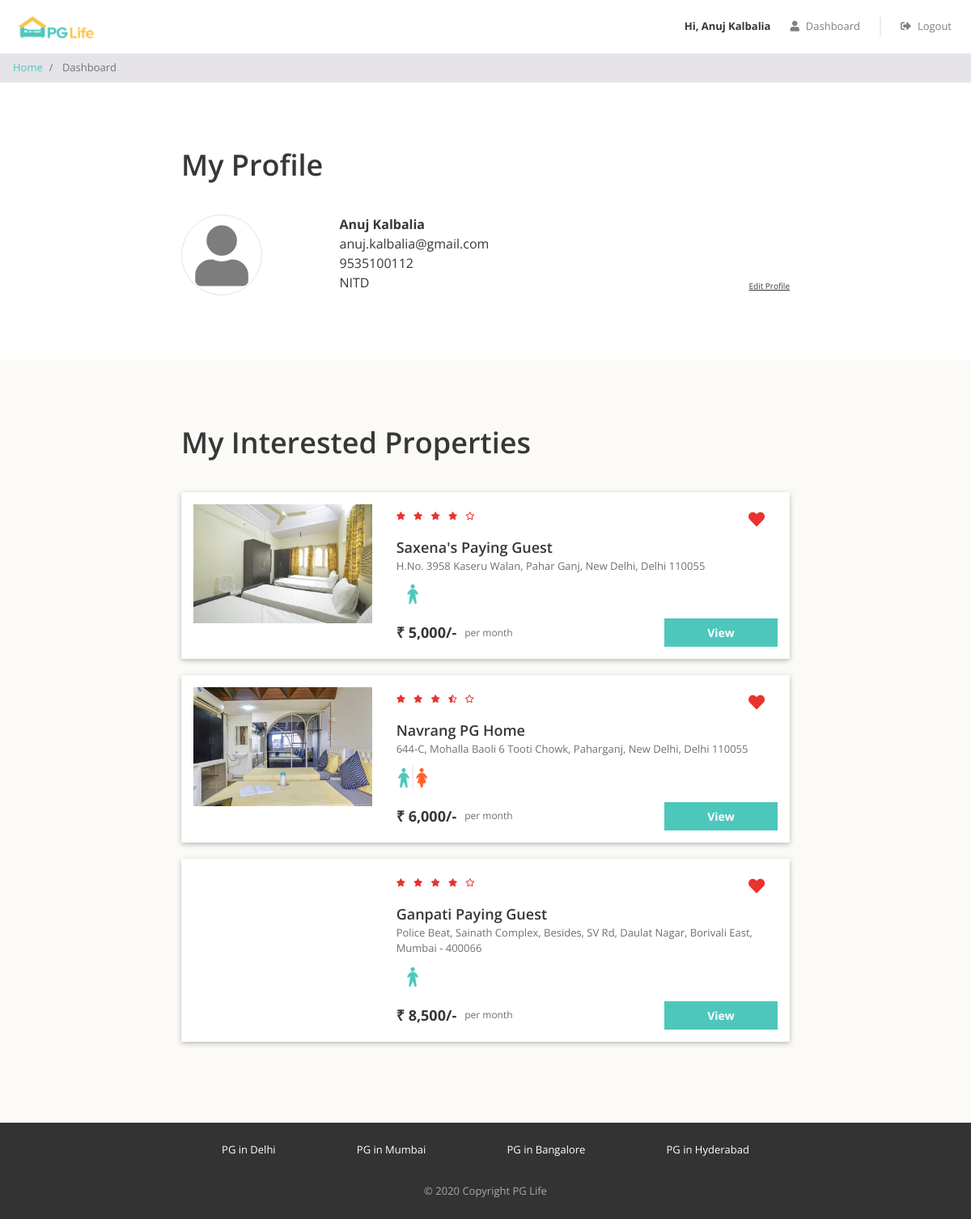
/dashboard.php (signed in), run on the app's committed database.
### tables this page shows
CREATE TABLE `users` (
  `id` int(11) NOT NULL,
  `email` varchar(100) NOT NULL,
  `password` varchar(100) NOT NULL,
  `full_name` varchar(100) NOT NULL,
  `phone` varchar(20) NOT NULL,
  `gender` enum('male','female') NOT NULL,
  `college_name` varchar(100) NOT NULL
);

CREATE TABLE `interested_users_properties` (
  `id` int(11) NOT NULL,
  `user_id` int(11) NOT NULL,
  `property_id` int(11) NOT NULL
);

CREATE TABLE `properties` (
  `id` int(11) NOT NULL,
  `city_id` int(11) NOT NULL,
  `name` varchar(100) NOT NULL,
  `address` varchar(255) NOT NULL,
  `description` longtext NOT NULL,
  `gender` enum('male','female','unisex') NOT NULL,
  `rent` int(11) NOT NULL,
  `rating_clean` float(2,1) NOT NULL,
  `rating_food` float(2,1) NOT NULL,
  `rating_safety` float(2,1) NOT NULL
);

### dashboard.php (the view, shortened to what this page needs)
<?php
require "includes/database_connect.php";
$user_id = $_SESSION['user_id'];
$sql_1 = "SELECT * FROM users WHERE id = $user_id";
$result_1 = mysqli_query($conn, $sql_1);
$user = mysqli_fetch_assoc($result_1);
$sql_2 = "SELECT *
            FROM interested_users_properties iup
            INNER JOIN properties p ON iup.property_id = p.id
            WHERE iup.user_id = $user_id";
$result_2 = mysqli_query($conn, $sql_2);
$interested_properties = mysqli_fetch_all($result_2, MYSQLI_ASSOC);
?>
<!DOCTYPE html>
<html lang="en">
<head>
    <?php
    include "includes/head_links.php";
    ?>
    <link href="css/dashboard.css" rel="stylesheet" />
</head>
<body>
    <?php
    include "includes/header.php";
    ?>
    <nav aria-label="breadcrumb">
        <ol class="breadcrumb py-2">
            <li class="breadcrumb-item">
                <a href="index.php">Home</a>
            </li>
            <li class="breadcrumb-item active" aria-current="page">
                Dashboard
            </li>
        </ol>
    </nav>
    <div class="my-profile page-container">
        <h1>My Profile</h1>
        <div class="row">
            <div class="col-md-3 profile-img-container">
                <i class="fas fa-user profile-img"></i>
            </div>
            <div class="col-md-9">
                <div class="row no-gutters justify-content-between align-items-end">
                    <div class="profile">
                        <div class="name"><?= $user['full_name'] ?></div>
                        <div class="email"><?= $user['email'] ?></div>
                        <div class="phone"><?= $user['phone'] ?></div>
                        <div class="college"><?= $user['college_name'] ?></div>
                    </div>
                    <div class="edit">
                        <div class="edit-profile">Edit Profile</div>
                    </div>
                </div>
            </div>
        </div>
    </div>
    <?php
    if (count($interested_properties) > 0) {
    ?>
        <div class="my-interested-properties">
            <div class="page-container">
                <h1>My Interested Properties</h1>
                <?php
                foreach ($interested_properties as $property) {
                    $property_images = glob("img/properties/" . $property['id'] . "/*");
                ?>
                    <div class="property-card property-id-<?= $property['id'] ?> row">
                        <div class="image-container col-md-4">
                            <img src="<?= $property_images[0] ?>" />
                        </div>
                        <div class="content-container col-md-8">
                            <div class="row no-gutters justify-content-between">
                                <?php
                                $total_rating = ($property['rating_clean'] + $property['rating_food'] + $property['rating_safety']) / 3;
                                $total_rating = round($total_rating, 1);
                                ?>
                                <div class="star-container" title="<?= $total_rating ?>">
                                    <?php
                                    $rating = $total_rating;
                                    for ($i = 0; $i < 5; $i++) {
                                        if ($rating >= $i + 0.8) {
                                    ?>
                                            <i class="fas fa-star"></i>
                                        <?php
                                        } elseif ($rating >= $i + 0.3) {
                                        ?>
                                            <i class="fas fa-star-half-alt"></i>
                                        <?php
                                        } else {
                                        ?>
                                            <i class="far fa-star"></i>
                                    <?php
                                        }
                                    }
                                    ?>
                                </div>
                                <div class="interested-container">
                                    <i class="is-interested-image fas fa-heart" property_id="<?= $property['id'] ?>"></i>
                                </div>
                            </div>
                            <div class="detail-container">
                                <div class="property-name"><?= $property['name'] ?></div>
                                <div class="property-address"><?= $property['address'] ?></div>
                                <div class="property-gender">
                                    <?php
                                    if ($property['gender'] == "male") {
                                    ?>
                                        <img src="img/male.png">
                                    <?php
                                    } elseif ($property['gender'] == "female") {
                                    ?>
                                        <img src="img/female.png">
                                    <?php
                                    } else {
                                    ?>
                                        <img src="img/unisex.png">
                                    <?php
                                    }
                                    ?>
                                </div>
                            </div>
                            <div class="row no-gutters">
                                <div class="rent-container col-6">
                                    <div class="rent">₹ <?= number_format($property['rent']) ?>/-</div>
                                    <div class="rent-unit">per month</div>
                                </div>
                                <div class="button-container col-6">
                                    <a href="property_detail.php?property_id=<?= $property['id'] ?>" class="btn btn-primary">View</a>
                                </div>
                            </div>
                        </div>
                    </div>
                <?php
                }
                ?>
            </div>
        </div>
    <?php
    }
    ?>
    <?php
    include "includes/footer.php";
    ?>
</body>
</html>

### css/common.css (style rules this page uses)
* { box-sizing: border-box; font-family: 'Open Sans', sans-serif; }
body { color: #373737; font-size: 16px; position: relative; }
h1, h2, h3, h4, h5, h6 { font-weight: 600; }
h1 { font-size: 36px; margin-bottom: 40px; }
.btn-primary, .btn-warning, .btn-danger { color: white; font-weight: bold; }
.breadcrumb { background-color: #e5e3e8; font-size: 13px; border-radius: 0px; margin-bottom: 0px; }
.page-container { max-width: 800px; padding: 80px 24px; margin: auto; }

### css/dashboard.css (style rules this page uses)
.profile-img { color: #7d7d7d; font-size: 75px; text-align: center; border: 1px solid #e4e4e4; border-radius: 50%; height: 100px; width: 100px; line-height: 100px; }
.profile .name { font-weight: bold; }
.edit-profile { font-size: 10px; text-decoration: underline; cursor: pointer; }
.my-interested-properties { background-color: #fcfaf7; }
.property-card { background-color: #ffffff; border-radius: 2px; padding: 15px 0px; margin: 20px auto; box-shadow: 0 2px 5px 0 rgba(0, 0, 0, 0.16), 0 2px 10px 0 rgba(0, 0, 0, 0.12); }
.image-container { text-align: center; }
.image-container img { width: 100%; max-width: 300px; }
.star-container i { color: #EA322E; font-size: 10px; margin-right: 6px; }
.interested-container { text-align: center; padding: 8px 16px; }
.interested-container i { color: #EA322E; font-size: 20px; cursor: pointer; }
.detail-container { padding-bottom: 10px; }
.property-name { font-size: 18px; font-weight: 600; }
.property-address { color: #6f6f6f; font-size: 13px; padding-bottom: 5px; }
.property-gender img { width: 40px; }
.rent-container { display: flex; align-items: center; }
.rent { font-size: 18px; font-weight: bold; padding-right: 10px; }
.rent-unit { color: #6f6f6f; font-size: 12px; }
.button-container .btn { font-size: 14px; border-radius: 0px; width: 140px; float: right; }

### data on the page
users: full_name "Anuj Kalbalia", email "anuj.kalbalia@gmail.com", phone "9535100112", college_name "NITD"
interested_users_properties: shows a picture, property.name "Saxena's Paying Guest", property.address "H.No. 3958 Kaseru Walan, Pahar Ganj, New Delhi, Delhi 110055", property.rent "5,000"
interested_users_properties: shows a picture, property.name "Navrang PG Home", property.address "644-C, Mohalla Baoli 6 Tooti Chowk, Paharganj, New Delhi, Delhi 110055", property.rent "6,000"
interested_users_properties: property.name "Ganpati Paying Guest", property.address "Police Beat, Sainath Complex, Besides, SV Rd, Daulat Nagar, Borivali East, Mumbai - 400066", property.rent "8,500"

### other printed values
$_SESSION["full_name"] "Anuj Kalbalia"
